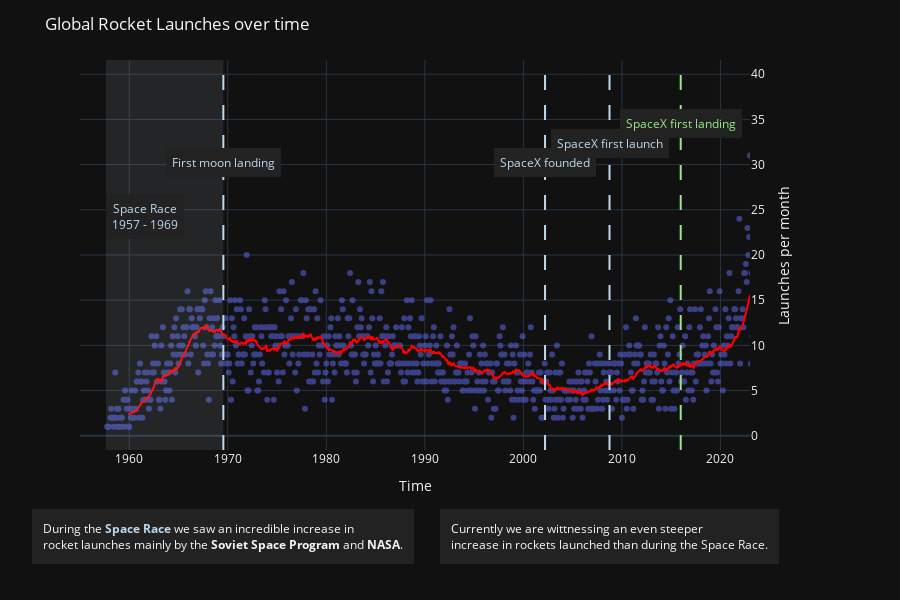

Notebook code cell kept with this figure:
### Code cell
passive_color = '#bed9ec'
success_color = '#9ce68a'
annotation_bgcolor = '#222'
annotation_style = {'bgcolor': annotation_bgcolor, 'bordercolor': annotation_bgcolor, 'borderwidth': 5}

x_value = launches_per_month['year_month']

first_moon_landing_epoch = (datetime.fromtimestamp(0) - first_moon_landing).total_seconds() * -1000

fig = px.scatter(
	launches_per_month,
	x='year_month',
	y='new',
  trendline='rolling',
  # trendline_scope="overall",
	trendline_color_override='#f00',
	trendline_options={
    'window': 25,
  },
)

fig.data[0].opacity = 0.5

fig.update_layout({
  'template': 'plotly_dark',
  'title': 'Global Rocket Launches over time',
  'height': 600,
  'margin_b': 150,
  'margin_r': 150,
  'xaxis': {
    'range': ['1955','2023'],
    'title': 'Time'
  },
  'yaxis': {
    'side': 'right',
    'title': 'Launches per month',
  },
  'legend_x': 0,
})

fig.add_vline(
  x=spaceX_founding.timestamp() * 1000,
  annotation={
    'text': 'SpaceX founded',
    'font_color': passive_color,
    'y': 0.7,
    **annotation_style
  },
  annotation_position='top',
  line={'dash': 'longdash', 'color': passive_color}
)
fig.add_vline(
  x=spaceX_first_launch.timestamp() * 1000,
  annotation={
    'text': 'SpaceX first launch',
    'font_color': passive_color,
    'y': 0.75,
    **annotation_style
  },
  annotation_position='top',
  line={'dash': 'longdash', 'color': passive_color}
)
fig.add_vline(
  x=spaceX_first_landing.timestamp() * 1000,
  annotation={
    'text': 'SpaceX first landing',
    'font_color': success_color,
    'y': 0.8,
    **annotation_style
  },
  annotation_position='top',
  line={'dash': 'longdash', 'color': success_color}
)
fig.add_vline(
  x=first_moon_landing_epoch,
  annotation={
    'text': 'First moon landing',
    'font_color': passive_color,
    'y': 0.7,
    **annotation_style
  },
  annotation_position='top',
  line={'dash': 'longdash', 'color': passive_color}
)
fig.add_vrect(
  x0=space_race_start,
  x1=first_moon_landing,
  line_width=0,
  fillcolor=passive_color,
  opacity=0.1,
  annotation={
    'text': f'Space Race<br>{space_race_start.year} - {first_moon_landing.year}',
    'font_color': passive_color,
    'y': 0.6,
    **annotation_style
  },
  annotation_position='left'
)

fig.add_annotation(go.layout.Annotation(
  text=f'During the <b style="color: {passive_color}">Space Race</b> we saw an incredible increase in<br>rocket launches mainly by the <b>Soviet Space Program</b> and <b>NASA</b>.',
  align='left',
  showarrow=False,
  x=first_moon_landing_epoch,
  yref='paper',
  y=-0.15,
  yanchor='top',
  bgcolor=annotation_bgcolor,
  bordercolor=annotation_bgcolor,
  borderwidth=10
))
fig.add_annotation(go.layout.Annotation(
  text='Currently we are wittnessing an even steeper<br>increase in rockets launched than during the Space Race.',
  align='left',
  showarrow=False,
  x=spaceX_first_launch,
  yref='paper',
  y=-0.15,
  yanchor='top',
  bgcolor=annotation_bgcolor,
  bordercolor=annotation_bgcolor,
  borderwidth=10
))

fig.show()

### Figure 1 — Plotly figure (JSON) as saved in the notebook; plotly's stock layout.template omitted (floating-point values rounded to 4 significant figures; data arrays with more than 128 entries replaced by an {"elided": "..."} marker saying what was removed)
{"data": [{"hovertemplate": "year_month=%{x}<br>new=%{y}<extra></extra>", "legendgroup": "", "marker": {"color": "#636efa", "symbol": "circle"}, "mode": "markers", "name": "", "opacity": 0.5, "orientation": "v", "showlegend": false, "type": "scatter", "x": {"elided": "828 str values"}, "xaxis": "x", "y": {"elided": "828 int values"}, "yaxis": "y"}, {"hovertemplate": "<b>Rolling mean trendline</b><br><br>year_month=%{x}<br>new=%{y} <b>(trend)</b><extra></extra>", "legendgroup": "", "line": {"color": "#f00"}, "marker": {"color": "#636efa", "symbol": "circle"}, "mode": "lines", "name": "", "showlegend": false, "type": "scatter", "x": {"elided": "828 str values"}, "xaxis": "x", "y": {"elided": "828 float values"}, "yaxis": "y"}], "layout": {"annotations": [{"bgcolor": "#222", "bordercolor": "#222", "borderwidth": 5, "font": {"color": "#bed9ec"}, "showarrow": false, "text": "SpaceX founded", "x": 1016060400000, "xanchor": "center", "xref": "x", "y": 0.7, "yanchor": "bottom", "yref": "y domain"}, {"bgcolor": "#222", "bordercolor": "#222", "borderwidth": 5, "font": {"color": "#bed9ec"}, "showarrow": false, "text": "SpaceX first launch", "x": 1222552800000, "xanchor": "center", "xref": "x", "y": 0.75, "yanchor": "bottom", "yref": "y domain"}, {"bgcolor": "#222", "bordercolor": "#222", "borderwidth": 5, "font": {"color": "#9ce68a"}, "showarrow": false, "text": "SpaceX first landing", "x": 1450652400000, "xanchor": "center", "xref": "x", "y": 0.8, "yanchor": "bottom", "yref": "y domain"}, {"bgcolor": "#222", "bordercolor": "#222", "borderwidth": 5, "font": {"color": "#bed9ec"}, "showarrow": false, "text": "First moon landing", "x": -14259600000, "xanchor": "center", "xref": "x", "y": 0.7, "yanchor": "bottom", "yref": "y domain"}, {"bgcolor": "#222", "bordercolor": "#222", "borderwidth": 5, "font": {"color": "#bed9ec"}, "showarrow": false, "text": "Space Race<br>1957 - 1969", "x": "1957-08-21T00:00:00", "xanchor": "left", "xref": "x", "y": 0.6, "yanchor": "middle", "yref": "y domain"}, {"align": "left", "bgcolor": "#222", "bordercolor": "#222", "borderwidth": 10, "showarrow": false, "text": "During the <b style=\"color: #bed9ec\">Space Race</b> we saw an incredible increase in<br>rocket launches mainly by the <b>Soviet Space Program</b> and <b>NASA</b>.", "x": -14259600000, "y": -0.15, "yanchor": "top", "yref": "paper"}, {"align": "left", "bgcolor": "#222", "bordercolor": "#222", "borderwidth": 10, "showarrow": false, "text": "Currently we are wittnessing an even steeper<br>increase in rockets launched than during the Space Race.", "x": "2008-09-28T00:00:00", "y": -0.15, "yanchor": "top", "yref": "paper"}], "height": 600, "legend": {"tracegroupgap": 0, "x": 0}, "margin": {"b": 150, "r": 150, "t": 60}, "shapes": [{"line": {"color": "#bed9ec", "dash": "longdash"}, "type": "line", "x0": 1016060400000, "x1": 1016060400000, "xref": "x", "y0": 0, "y1": 1, "yref": "y domain"}, {"line": {"color": "#bed9ec", "dash": "longdash"}, "type": "line", "x0": 1222552800000, "x1": 1222552800000, "xref": "x", "y0": 0, "y1": 1, "yref": "y domain"}, {"line": {"color": "#9ce68a", "dash": "longdash"}, "type": "line", "x0": 1450652400000, "x1": 1450652400000, "xref": "x", "y0": 0, "y1": 1, "yref": "y domain"}, {"line": {"color": "#bed9ec", "dash": "longdash"}, "type": "line", "x0": -14259600000, "x1": -14259600000, "xref": "x", "y0": 0, "y1": 1, "yref": "y domain"}, {"fillcolor": "#bed9ec", "line": {"width": 0}, "opacity": 0.1, "type": "rect", "x0": "1957-08-21T00:00:00", "x1": "1969-07-20T00:00:00", "xref": "x", "y0": 0, "y1": 1, "yref": "y domain"}], "title": {"text": "Global Rocket Launches over time"}, "xaxis": {"anchor": "y", "domain": [0, 1], "range": ["1955", "2023"], "title": {"text": "Time"}}, "yaxis": {"anchor": "x", "domain": [0, 1], "side": "right", "title": {"text": "Launches per month"}}}}
